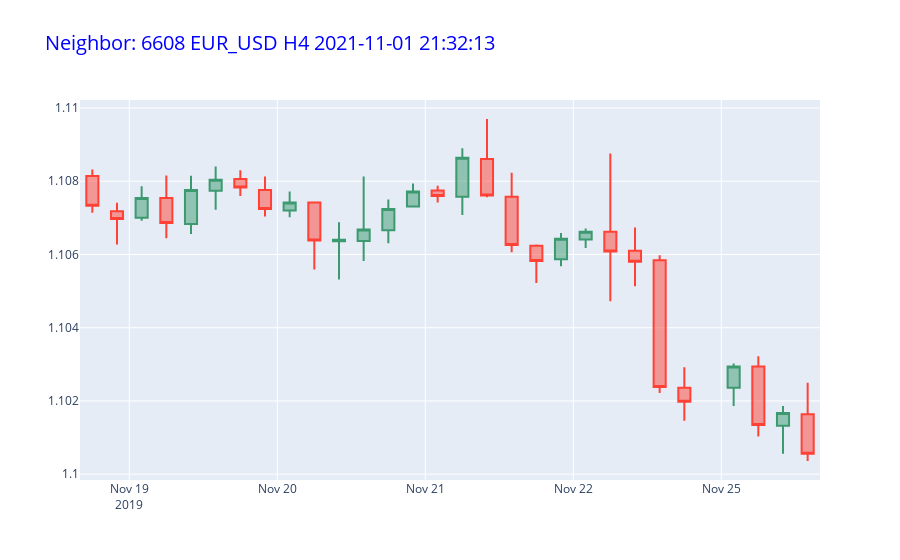
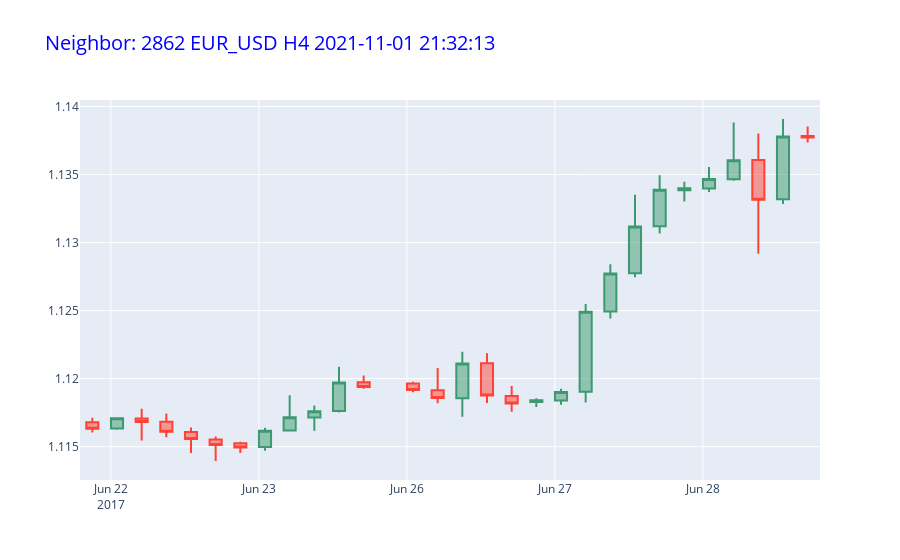
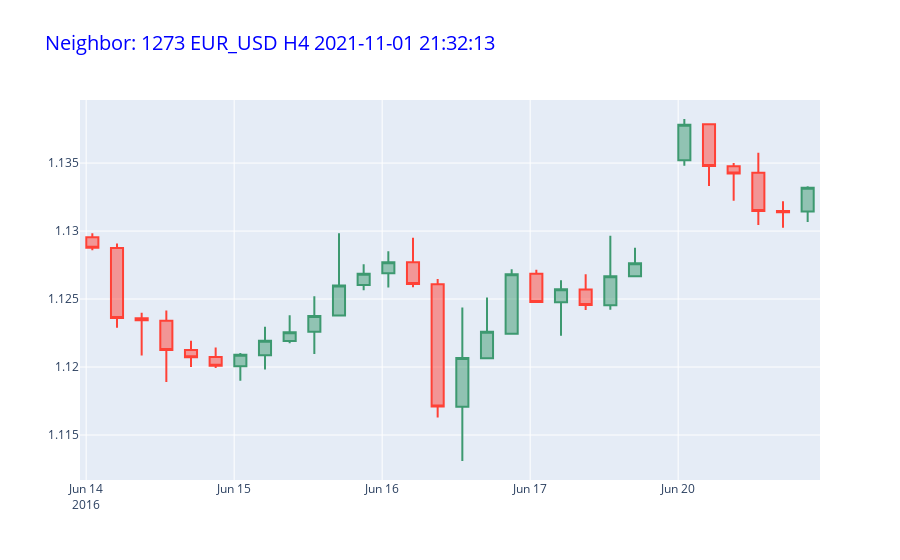

The notebook cell these images were saved under, in order:
### Code cell
for indice in indices[1:10]:
    recommendation_log = "{}_data.csv".format(indice)
    data = pd.read_csv(filename) 
    data = data.iloc[indice:indice+30]
    data.to_csv(path + "/" + recommendation_log, header = True, index = False)
    
    print ('Neighbor:', indice, '|', '10K Records:', Load_10K_Records)
    viz(data, indice.astype(str))
    
    data['candleno'] = range (1, len(data) + 1)
    X = data['candleno'].values.reshape(-1, 1)
    Y = data['Close'].values.reshape(-1, 1)
    linear_regressor = LinearRegression()
    linear_regressor.fit(X, Y)
    y_pred = linear_regressor.predict(X)
    plt.scatter(X, Y)
    plt.plot(X, y_pred, color='red')
    plt.show()
    
    print(r2_score(Y, y_pred).round(2)*100, '% Fit')
    coeficient = (linear_regressor.coef_)
    
    if coeficient > 0:
        print('Action: BUY')
        print('STOP LOSS:', BUY_SL)
    else:
        print('Action: SELL')
        print('STOP LOSS:', SELL_SL)
